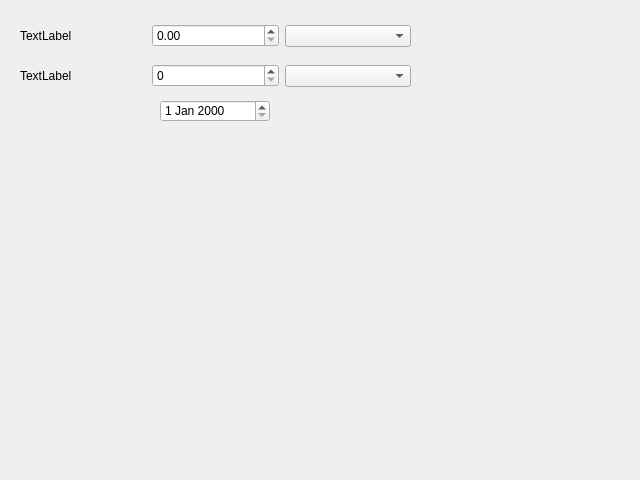
<?xml version="1.0" encoding="UTF-8"?>
<ui version="4.0">
 <class>Deposit</class>
 <widget class="QDialog" name="Deposit">
  <property name="geometry">
   <rect>
    <x>0</x>
    <y>0</y>
    <width>640</width>
    <height>480</height>
   </rect>
  </property>
  <property name="windowTitle">
   <string>Deposit calculator</string>
  </property>
  <widget class="QWidget" name="layoutWidget">
   <property name="geometry">
    <rect>
     <x>20</x>
     <y>60</y>
     <width>391</width>
     <height>32</height>
    </rect>
   </property>
   <layout class="QHBoxLayout" name="horizontalLayout_2">
    <item>
     <widget class="QLabel" name="label_3">
      <property name="text">
       <string>TextLabel</string>
      </property>
     </widget>
    </item>
    <item>
     <widget class="QSpinBox" name="spinBox_2"/>
    </item>
    <item>
     <widget class="QComboBox" name="comboBox_2"/>
    </item>
   </layout>
  </widget>
  <widget class="QDateEdit" name="dateEdit">
   <property name="geometry">
    <rect>
     <x>160</x>
     <y>100</y>
     <width>110</width>
     <height>22</height>
    </rect>
   </property>
  </widget>
  <widget class="QWidget" name="">
   <property name="geometry">
    <rect>
     <x>20</x>
     <y>20</y>
     <width>391</width>
     <height>32</height>
    </rect>
   </property>
   <layout class="QHBoxLayout" name="horizontalLayout">
    <item>
     <widget class="QLabel" name="label_2">
      <property name="text">
       <string>TextLabel</string>
      </property>
     </widget>
    </item>
    <item>
     <widget class="QDoubleSpinBox" name="doubleSpinBox"/>
    </item>
    <item>
     <widget class="QComboBox" name="comboBox"/>
    </item>
   </layout>
  </widget>
 </widget>
 <resources/>
 <connections/>
</ui>
